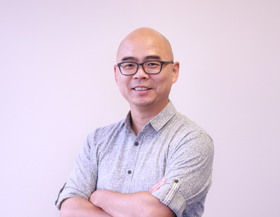
#> input picture assets/img/team/ori/gang_hua.jpg, 280 x 217 px
$ python to_circle.py
#> lines starting #> are read from the running program, lines starting #| are printed output that depends on the picture
import os
import matplotlib.pyplot as plt
import numpy as np

input_fname = 'ori/gang_hua.jpg'
oroot = 'circle'
output_fname = os.path.join(oroot, os.path.basename(input_fname)[:-3] + 'png')

img = plt.imread('ori/gang_hua.jpg')
#> img is the input picture: shape (217, 280, 3); mean R, G, B 225, 208.2, 225

if img.dtype == np.uint8:
	img = img / 255.0

h, w = img.shape[:2]
#> h = 217; w = 280
circle_img = np.ones((h, w, 4))

# select a circle region in side the image
radius = min(h, w)//2
#> radius = 108

# create a grid of coordinates
x_coord, y_coord = np.meshgrid(np.arange(w), np.arange(h))
distances = np.sqrt((x_coord - w//2)**2 + (y_coord - h//2)**2)
mask = distances <= radius

# copy rgb
circle_img[mask, :3] = img[mask, :3]
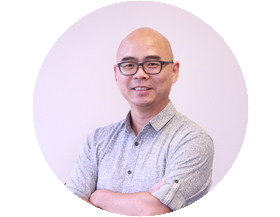
#> circle_img: shape (217, 280, 4) float64; mean R, G, B, A 0.923, 0.88, 0.917, 1

# remove alpha
circle_img[~mask, -1] = 0

# only save the circle regions
output_img = circle_img[h//2-radius:h//2+radius, w//2-radius:w//2+radius]
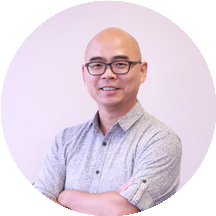
#> output_img: shape (216, 216, 4) float64; mean R, G, B, A 0.899, 0.844, 0.892, 0.785; transparent parts drawn white

plt.imsave(output_fname, output_img)

$ run again, with assets/img/team/ori/aniket.jpg copied over assets/img/team/ori/gang_hua.jpg
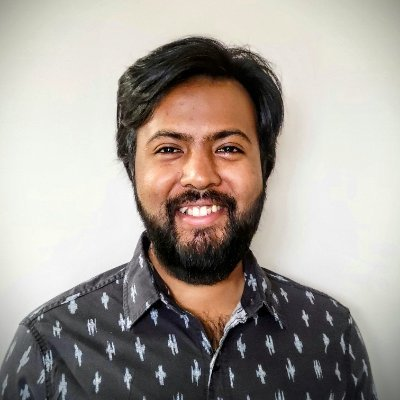
#> input picture assets/img/team/ori/aniket.jpg, 400 x 400 px
#> img is the input picture: shape (400, 400, 3); mean R, G, B 164.3, 156.8, 150
#> `circle_img[mask, :3] = img[mask, :3]`:
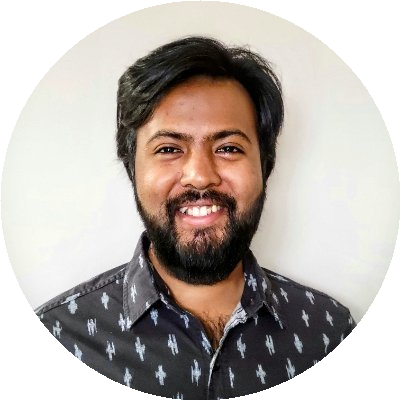
#> circle_img: shape (400, 400, 4) float64; mean R, G, B, A 0.723, 0.693, 0.671, 1

$ run again, with assets/img/team/ori/hg-new.jpg copied over assets/img/team/ori/gang_hua.jpg
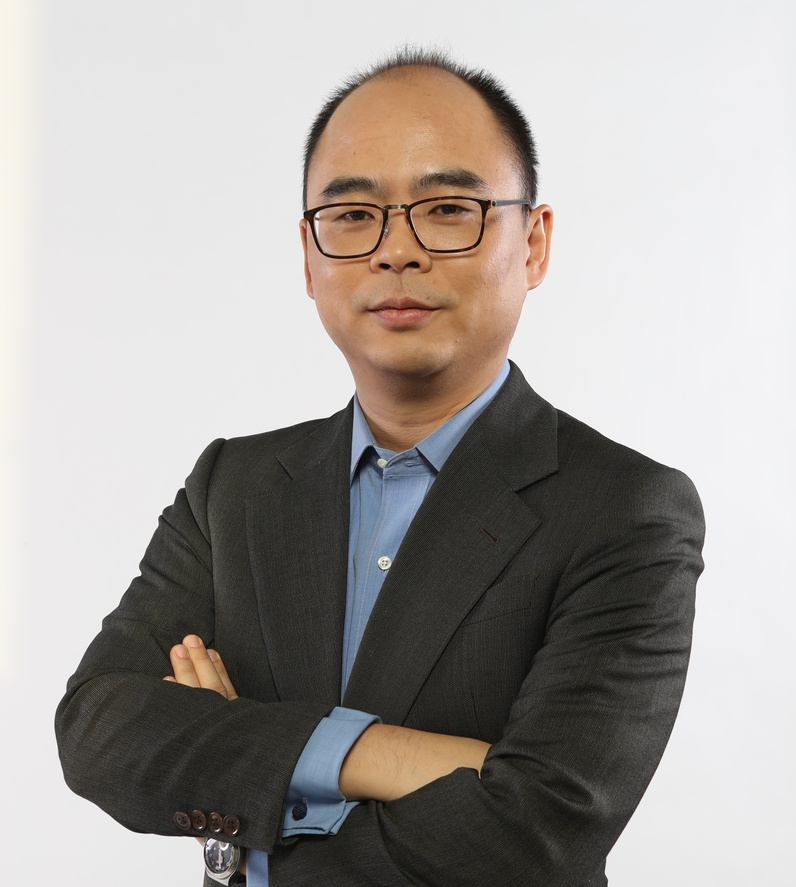
#> input picture assets/img/team/ori/hg-new.jpg, 796 x 887 px, shrunk from 3473 x 3872 before the run
#> img is the input picture: shape (887, 796, 3); mean R, G, B 166.1, 161.2, 157.4
#> `circle_img[mask, :3] = img[mask, :3]`:
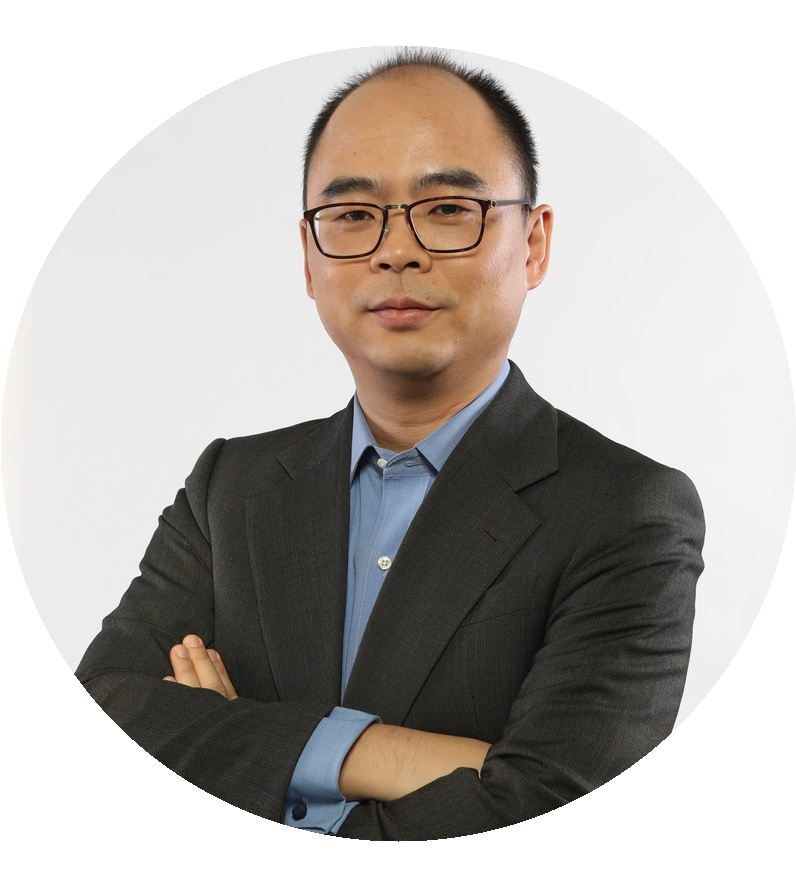
#> circle_img: shape (887, 796, 4) float64; mean R, G, B, A 0.715, 0.697, 0.682, 1
#> `output_img = circle_img[h//2-radius:h//2+radius, w//2-radius:w//2+radi..`:
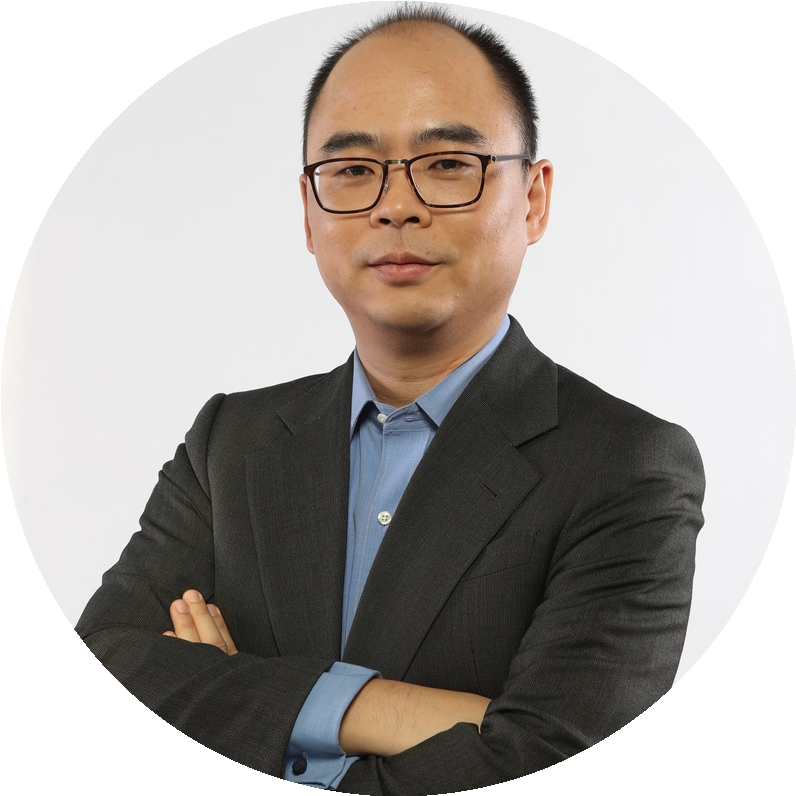
#> output_img: shape (796, 796, 4) float64; mean R, G, B, A 0.682, 0.662, 0.646, 0.785; transparent parts drawn white
